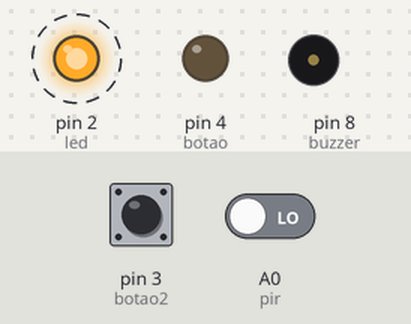
A sketch run on a simulated Arduino Uno, built with avr-gcc and run on an emulated ATmega328P. On the bench: output pins drawn as LEDs (lit = HIGH), buzzer (waves = sounding). Dashed ring = blinking. Inputs (shaded band) come from the test bench; at power-on: pin 3 (botao2) LOW, A0 (pir) LOW. What the sketch prints to the serial monitor is not drawn.

Above: at 0.6 s.
Timing chart, 0 to 4.8 s (numbered marks = the images above):
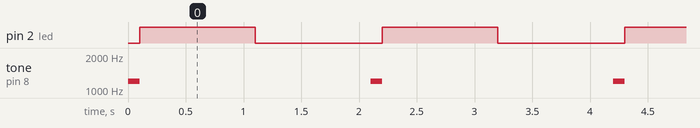

The sketch:

Semana3_DesafioExtra.ino
```cpp
int led = 2;
int botao = 4; //primeiro botao
int botao2 = 3; //segundo botao
int buzzer = 8;
int pir = A0;
int valorpir = LOW;

int estado = 0;
int estado2 = 0;

void setup()
{
  pinMode(led,OUTPUT);
  pinMode(botao,INPUT);
  pinMode(botao, OUTPUT);
  Serial.begin(9600);
}

void loop()
{
  estado = digitalRead(botao);
  estado2 = digitalRead(botao2);

  valorpir = digitalRead(pir);

  if(estado == HIGH && estado2 == HIGH)
  {
    	digitalWrite(led, LOW);
    	noTone(buzzer);
  }

  else
  {
      Serial.println(valorpir);
    	tone(buzzer, 1200);
    	delay(100);
    	noTone(buzzer);

      	digitalWrite(led, HIGH);
 		delay(1000);
 	 	digitalWrite(led, LOW);
  		delay(1000);
  }
}
```

Measured:
- by itself, pin 2 (led): alternates HIGH for 1.0 s and LOW for 1.1 s
- by itself, tone on pin 8 (buzzer): alternates 1200 Hz for 0.10 s and silent for 2.0 s
